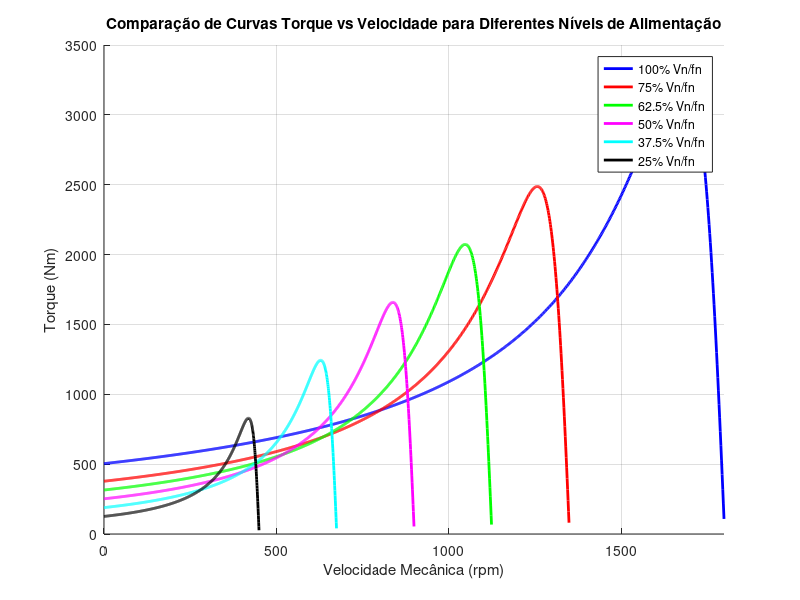

Source code (MATLAB):
clc;
clear;
close all;

% Parâmetros do motor de indução calcular valores de torque e velocidade

Vn = 460/sqrt(3);   % Tensão de fase nominal (V) - ligação Y
fn = 60;            % Frequência nominal (Hz)
polos = 2;          % Número de pares de polos
we=377;             % frequencia angular de alimentação em rad/s
Ns = 120*fn/(2*polos);  % Velocidade síncrona da máquina em RPM
ws= 2*pi*fn/polos;  % Frequência angular síncrona 
s= 0.001:0.001:1;   % escorregamento
Pn=1.492e+05;             % Potencia mecânica = Potencia de saida
Rth= 0.01818;       % Rs Resistência de thevenin
R2= 0.009956;       % Rr 
Lls= 0.00019;
Xth=we*Lls;         % Relutância de thevenin
Llr= 0.00019;       
X2= we*Llr;      
Lm=0.009415;
Xm= we*Lm;
j=sqrt(-1);         % Número imaginário
Vth= abs(j*Xm/(j*we*Lls+Rth+j*we*Lm)*Vn); % tensão de thevenin

%%%%%%%%%%%%%%%%%% LETRA A %%%%%%%%%%%%%%%%%%%%%%%%%%%%%%%%%%
% CALCULO DA VELOCIDADE MECÂNICA EM RPM 
Nmec= Ns-s.*Ns; % Velocidade mecânica

%CALCULO DO TORQUE EM Nm 
Tind= (3*Vth^2*(R2./s))./(ws*((Rth+(R2./s)).^2+(Xth+X2)^2));


%%%%%%%%%%%%%%%%%% LETRA B %%%%%%%%%%%%%%%%%%%%%%%%%%%%%%%%%%
Vn_b = 0.75* 460/sqrt(3);   % Tensão de fase nominal (V) - ligação Y
fn_b = 0.75*60;
Ns_b = 120*fn_b/(2*polos);  % Velocidade síncrona da máquina em RPM
ws_b= 2*pi*fn_b/polos;  % Frequência angular síncrona 
Xth_b=we*Lls;         % Relutância de thevenin
X2_b= we*Llr;  
Xm_b= we*Lm;
Vth_b= abs(j*Xm_b/(j*we*Lls+Rth+j*we*Lm)*Vn_b);

% CALCULO DA VELOCIDADE MECÂNICA EM RPM 
Nmec_b= Ns_b-s.*Ns_b; % Velocidade mecânica

%CALCULO DO TORQUE EM Nm 
Tind_b= (3*Vth_b^2*(R2./s))./(ws_b*((Rth+(R2./s)).^2+(Xth_b+X2_b)^2));


%%%%%%%%%%%%%%%%%% LETRA C %%%%%%%%%%%%%%%%%%%%%%%%%%%%%%%%%%
Vn_c = 0.625* 460/sqrt(3);   % Tensão de fase nominal (V) - ligação Y
fn_c = 0.625*60;
Ns_c = 120*fn_c/(2*polos);  % Velocidade síncrona da máquina em RPM
ws_c= 2*pi*fn_c/polos;  % Frequência angular síncrona 
Xth_c=we*Lls;         % Relutância de thevenin
X2_c= we*Llr;  
Xm_c= we*Lm;
Vth_c= abs(j*Xm_c/(j*we*Lls+Rth+j*we*Lm)*Vn_c);

% CALCULO DA VELOCIDADE MECÂNICA EM RPM 
Nmec_c= Ns_c-s.*Ns_c; % Velocidade mecânica

%CALCULO DO TORQUE EM Nm 
Tind_c= (3*Vth_c^2*(R2./s))./(ws_c*((Rth+(R2./s)).^2+(Xth_c+X2_c)^2));


%%%%%%%%%%%%%%%%%% LETRA D %%%%%%%%%%%%%%%%%%%%%%%%%%%%%%%%%%
Vn_d = 0.5* 460/sqrt(3);   % Tensão de fase nominal (V) - ligação Y
fn_d = 0.5*60;
Ns_d = 120*fn_d/(2*polos);  % Velocidade síncrona da máquina em RPM
ws_d= 2*pi*fn_d/polos;  % Frequência angular síncrona 
Xth_d=we*Lls;         % Relutância de thevenin
X2_d= we*Llr;  
Xm_d= we*Lm;
Vth_d= abs(j*Xm_d/(j*we*Lls+Rth+j*we*Lm)*Vn_d);

% CALCULO DA VELOCIDADE MECÂNICA EM RPM 
Nmec_d= Ns_d-s.*Ns_d; % Velocidade mecânica

%CALCULO DO TORQUE EM Nm 
Tind_d= (3*Vth_d^2*(R2./s))./(ws_d*((Rth+(R2./s)).^2+(Xth_d+X2_d)^2));


%%%%%%%%%%%%%%%%%% LETRA E %%%%%%%%%%%%%%%%%%%%%%%%%%%%%%%%%%
Vn_e = 0.375* 460/sqrt(3);   % Tensão de fase nominal (V) - ligação Y
fn_e = 0.375*60;
Ns_e = 120*fn_e/(2*polos);  % Velocidade síncrona da máquina em RPM
ws_e= 2*pi*fn_e/polos;  % Frequência angular síncrona 
Xth_e=we*Lls;         % Relutância de thevenin
X2_e= we*Llr;  
Xm_e= we*Lm;
Vth_e= abs(j*Xm_e/(j*we*Lls+Rth+j*we*Lm)*Vn_e);

% CALCULO DA VELOCIDADE MECÂNICA EM RPM 
Nmec_e= Ns_e-s.*Ns_e; % Velocidade mecânica

%CALCULO DO TORQUE EM Nm 
Tind_e= (3*Vth_e^2*(R2./s))./(ws_e*((Rth+(R2./s)).^2+(Xth_e+X2_e)^2));


%%%%%%%%%%%%%%%%%% LETRA F %%%%%%%%%%%%%%%%%%%%%%%%%%%%%%%%%%
Vn_f = 0.25* 460/sqrt(3);   % Tensão de fase nominal (V) - ligação Y
fn_f = 0.25*60;
Ns_f = 120*fn_f/(2*polos);  % Velocidade síncrona da máquina em RPM
ws_f= 2*pi*fn_f/polos;  % Frequência angular síncrona 
Xth_f=we*Lls;         % Relutância de thevenin
X2_f= we*Llr;  
Xm_f= we*Lm;
Vth_f= abs(j*Xm_f/(j*we*Lls+Rth+j*we*Lm)*Vn_f);

% CALCULO DA VELOCIDADE MECÂNICA EM RPM 
Nmec_f= Ns_f-s.*Ns_f; % Velocidade mecânica

%CALCULO DO TORQUE EM Nm 
Tind_f= (3*Vth_f^2*(R2./s))./(ws_f*((Rth+(R2./s)).^2+(Xth_f+X2_f)^2));

%%%%%%%%%%%%%%%%%% PLOTAGEM DO GRÁFICO %%%%%%%%%%%%%%%%%%%%%%%%%%%%%%%%%%

% Plot comparativo
figure;
hold on;
plot(Nmec, Tind, 'b', 'LineWidth', 2, 'DisplayName', '100% Vn/fn');
plot(Nmec_b, Tind_b, 'r', 'LineWidth', 2, 'DisplayName', '75% Vn/fn');
plot(Nmec_c, Tind_c, 'g', 'LineWidth', 2, 'DisplayName', '62.5% Vn/fn');
plot(Nmec_d, Tind_d, 'm', 'LineWidth', 2, 'DisplayName', '50% Vn/fn');
plot(Nmec_e, Tind_e, 'c', 'LineWidth', 2, 'DisplayName', '37.5% Vn/fn');
plot(Nmec_f, Tind_f, 'k', 'LineWidth', 2, 'DisplayName', '25% Vn/fn');

grid on;
xlabel('Velocidade Mecânica (rpm)');
ylabel('Torque (Nm)');
title('Comparação de Curvas Torque vs Velocidade para Diferentes Níveis de Alimentação');
legend('Location', 'best');
xlim([0 max(Nmec)]);
hold off;